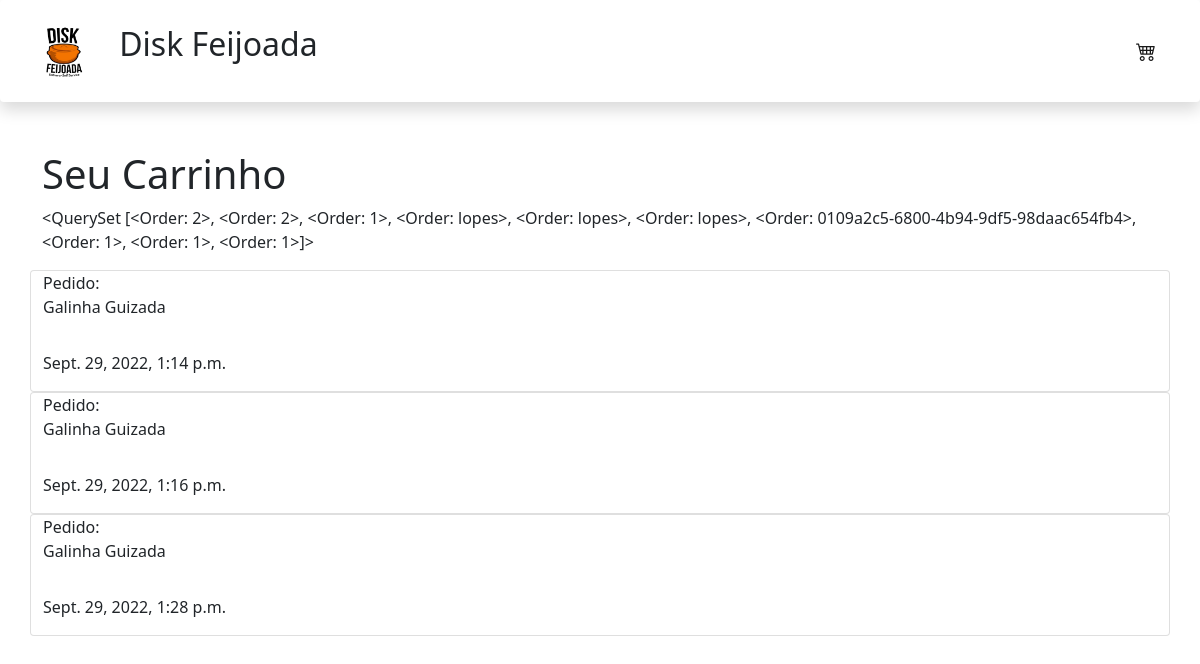
The app's page /cart/ (signed in) with its own data.
### cart/models.py (models this page shows)
class Order(models.Model):
    user = models.CharField(max_length=50, blank=True)
    qnty = models.IntegerField(default=1)
    item = models.CharField(max_length=100)
    date_created = models.DateTimeField(auto_now_add=True, null=True)
    observation = models.CharField(max_length=250, blank=True)
    acomps_1 = models.CharField(max_length=100)
    acomps_2 = models.CharField(max_length=100, blank=True)
    acomps_3 = models.CharField(max_length=100, blank=True)
    acomps_4 = models.CharField(max_length=100, blank=True)
    def __str__(self):
        return self.user

### cart/views.py (the view)
# urls.py: path('cart/', CartView.as_view(),  name='cart'),
class CartView(LoginRequiredMixin, ListView):
    template_name="cart.html"
    queryset = Order.objects.all()

### cart/templates/cart.html (shortened to what this page needs)
{% extends 'home.html' %}
{% block content %}
<div class='container'>
    <h1>Seu Carrinho </h1>
    <p>{{object_list}}
    {% for instance in object_list %}
    {% if request.user.username in instance.user %}
    <div class='row justify-content-center'>
        <div class='card text-left'>
            <div class='card-head'>Pedido:</div>
            <p>{{instance.item }}</p>
            <p>{{instance.date_created }}
    </div>
    </div>
    {%endif%}
    {%endfor%}
</div>
{% endblock %}

### templates/home.html (shortened to what this page needs)
<!doctype html>
<html>
    <head>
        {% block head%}
        {% include 'topbar.html'%}
        {% endblock head %}
    <link href="https://cdn.jsdelivr.net/npm/bootstrap@5.1.3/dist/css/bootstrap.min.css" rel="stylesheet">
    <link rel="stylesheet" href="https://cdn.jsdelivr.net/npm/bootstrap-icons@1.9.1/font/bootstrap-icons.css">
    <script src="https://cdn.tailwindcss.com"></script>
</head>
<body>
{%block content%}{% endblock content %}
</body>
</html>

### templates/topbar.html
{% load static %}
<nav class="navbar navbar-light shadow p-3 mb-5 bg-body rounded" style='background-color: #e3f2fd;'>
  <div class='container-fluid '>
    <div class='align-items: middle '>
    <a class="navbar-brand" href="/">
      <img src="{% static 'img/logo.jpeg' %}" width="70" height="70" class="d-inline-block align-text-middle" alt=""/>
    </a>
    <span class='d-inline-block'><h2>Disk Feijoada</h2></span>
    </div>
      <a class='navbar-brand' href="{% url 'cart:cart'%}">
        <span class='justify-content: space-between'>
          <i class="bi bi-cart4"></i>
        </span>
      </a>
</div>
</nav>

### records on screen
Order: user.user "<QuerySet [<Order: 2>, <Order: 2>, <Order: 1>, <Order: lopes>, <Order: lopes>, <Order: lopes>, <Order: 0109a2c5-6800-4b94-9df5-98daac654fb4>, <Order: 1>, <Order: 1>, <Order: 1>]>"
Order: item "Galinha Guizada", date_created "Sept. 29, 2022, 1:14 p.m."
Order: item "Galinha Guizada", date_created "Sept. 29, 2022, 1:16 p.m."
Order: item "Galinha Guizada", date_created "Sept. 29, 2022, 1:28 p.m."
